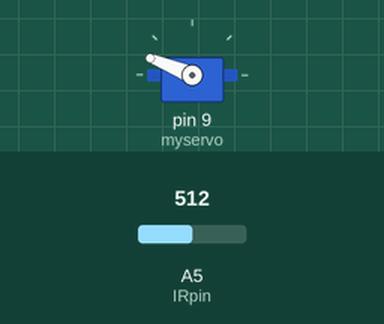
The sketch below on a simulated Arduino Uno, built with avr-gcc and run on an emulated ATmega328P. Shown: servo. The inputs (shaded band) are chosen by the test bench; at power-on: A5 (IRpin) = 512.

Above: at 1.2 s.
1.3 s: A5 (IRpin) set to 15
At 2.3 s:
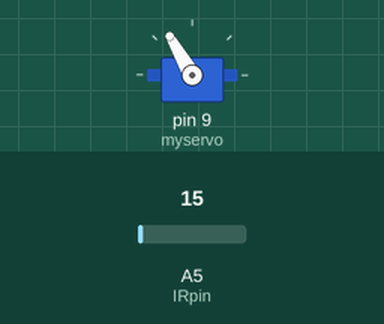
7.3 s: A5 (IRpin) set to 1023
At 7.53 s:
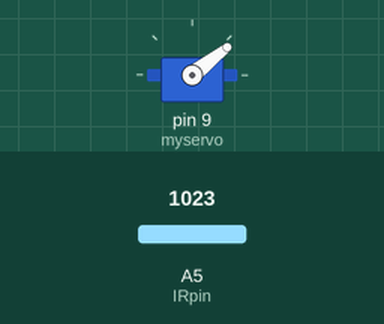
Timing chart, 0 to 16.3 s (numbered marks = the images above; inputs shaded):
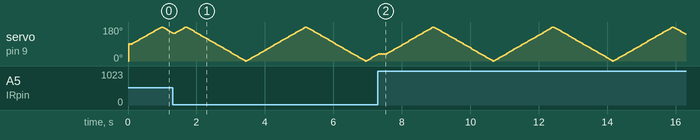

The sketch:

edge_tracking_ir_servo_2.ino
```cpp
// this code grabs physical left edges in front of a SHARP long range ir sensor + servo combo
// and follows the edge around the environment.
// We learned from caibration that there is this relationship:
//data blur (in degrees) = Shift
//milliseconds delay = ms
//Shift = -0.0054571*ms^3 + 0.27204*ms^2 - 4.7537*ms + 34.688
//this is why you will see a moving avg of 10 and a ms delay of 9
//the moving average tries to keep track of enough previous values
//to that when it sees "Hey! I found an edge!" (when in fact it is pointing 10 degrees past it)
//it know that the average of the last 10 values is the baseline
//for the distance of the object (or the background) depending on its
//direction of sweep


#include <Servo.h>
int mode=0, E=0, avgValue, storedAvg, oldValue, newValue, difference, scanDirection=1, count=0, countLimit=25, IRpin = 5, Spos=90, objectSpos, objectDistance, objectAngle;
float volts, distance, objectAngleAvg, objectDistanceAvg;
Servo myservo;

void setup()
{
  //Serial.begin(9600);
  myservo.attach(9);  // attaches the servo on pin 9 to the servo object
  myservo.write(0);  //center servo
  delay(15);
}


void loop()
{
  //mode -1 means looking for left edge only
  //mode 0 means looking for both edge types
  //mode 1 means looking for right edge only
  //scanDirection 1 means scan right
  //scanDirection -1 means scan left
  //edge 1 means approching edge
  //edge -1 means receding edge

  //probe, sweep, probe, sweep
  //probe, sweep direction, if seroLimit (direction , seach mode), if edge (edge type + direction + seach mode = direction, search mode), probe, sweep.
    //Serial.println("::");
    IR();
    Sweep();
    E = Edge();
    if (scanDirection == 1) // clockwise
    {
      //Serial.print("Clockwise");
      if (mode == 0) //normal scan mode
      {
        //Serial.println(" normal mode");
        if (E == 1) // approching edge
        {
          //Serial.println(" with a left edge");
          scanDirection = -1;
        }
        else if (E == -1) //receding edge
        {
          //Serial.println(" with a right edge");
          scanDirection = -1;
          mode = -1;
        }
      }
      else if (mode == -1)
      {
        //Serial.println(" left only mode");
        if (E == 1) //approching edge
        {
          //Serial.println(" with a left edge");
          scanDirection = -1;
          mode = 0;
        }
      }
    }
    else if (scanDirection == -1)
    //Serial.print("Counter Clockwise");
    {
      if (mode ==0)
      {
      //  Serial.println(" normal mode");
        if (E == 1)
        {
        //  Serial.println(" with a right edge");
          scanDirection = 1;
          mode = -1;
        }
        else if (E == -1)
        {
          //Serial.println(" with a left edge");
          scanDirection = 1;
        }
      }
      else if (mode == -1)
      {
        //Serial.println(" left only mode");
        if (E == -1)
        {
          //Serial.println(" with a left  edge");
          scanDirection = 1;
          mode = 0;
        }
      }
    }
}

void IR()
{
    volts = analogRead(IRpin)*0.0048828125;   // value from sensor
    distance = constrain(65*pow(volts, -1.10),0,200); //ignores distant values
    avgValue = (9*avgValue+distance)/10; // the 10 here is "shift" in the equation above
}

int Edge()
{
    //returns -1 if receding edge, 0 if no edge, and 1 if approching edge
    E=0;
    if(distance > 2 * storedAvg)//hit a receding edge
    {
      storedAvg = avgValue;
      return -1;
    }
    else if (2 * distance < storedAvg)//hit an approching edge
    {
      storedAvg = avgValue;
      return 1;
    }
    else//hit no edge
    {
      return 0;
    }
}

void Sweep()
{
    if (Spos > 180)  //bounce off servo limits
    {
      scanDirection = -1;
      mode = 0;
    }
    else if (Spos < 0)
    {
      scanDirection = 1;
      mode = 0;
    }
    Spos += scanDirection;
    myservo.write(Spos);
    delay(9); //this delay is incredibly important, its the ms in  the equation above
}
```
